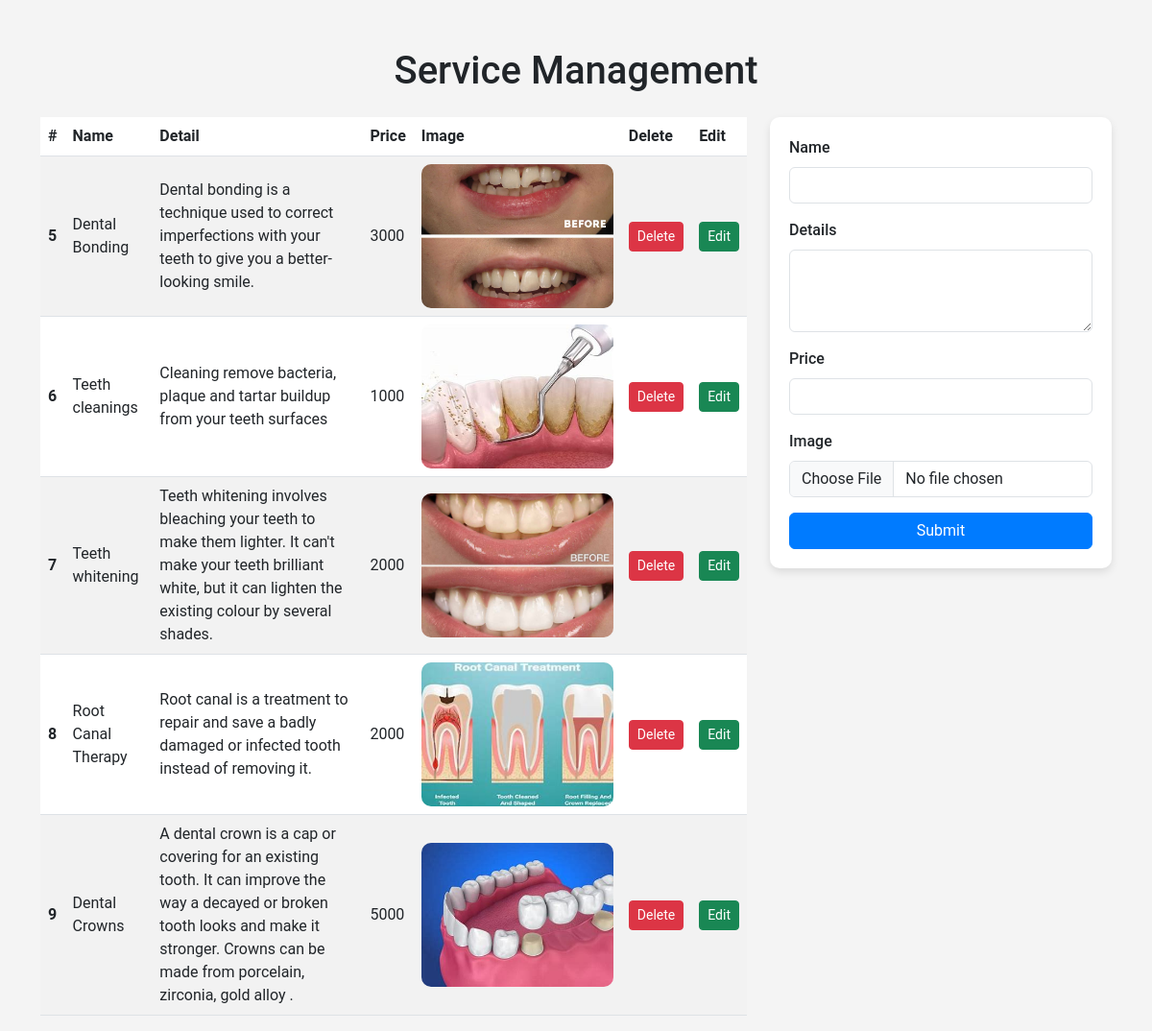
The app's page /staff/aserv/ with its own data.
### services/models.py (models this page shows)
class service(models.Model):
    name= models.CharField( max_length=50)
    detail= models.TextField()
    price=models.CharField(max_length=50)
    piccture= models.FileField(upload_to='service/',null=True ,blank=True)

### staff/views.py (the view, shortened to what this page needs)
# urls.py: path('aserv/',aserv,name='aserv'),
def aserv(request):
    p = service.objects.all()
    return render(request, 'staff/aserv.html', {'serv': p})

### templates/staff/aserv.html (shortened to what this page needs)
<!DOCTYPE html>
<html lang="en">
<head>
    <link href="https://cdn.jsdelivr.net/npm/bootstrap@5.3.0/dist/css/bootstrap.min.css" rel="stylesheet">
</head>
<body>
    <div class="container">
        <h1 class="text-center mb-4">Service Management</h1>
        <div class="row">
            <div class="col-md-8">
                <div class="table-responsive">
                    <table class="table table-striped">
                        <thead>
                            <tr>
                                <th scope="col">#</th>
                                <th scope="col">Name</th>
                                <th scope="col">Detail</th>
                                <th scope="col">Price</th>
                                <th scope="col">Image</th>
                                <th scope="col">Delete</th>
                                <th scope="col">Edit</th>
                            </tr>
                        </thead>
                        <tbody>
                            {% for i in serv %}
                            <tr>
                                <th scope="row">{{i.id}}</th>
                                <td>{{i.name}}</td>
                                <td>{{i.detail}}</td>
                                <td>{{i.price}}</td>
                                <td>
                                    <img src="{{ i.piccture.url }}" width="200" height="150" alt="Image">
                                </td>
                                <td>
                                    <a href="/staff/dels/{{i.id}}" class="btn btn-danger btn-sm">Delete</a>
                                </td>
                                <td>
                                    <a href="/staff/update/{{i.id}}" class="btn btn-success btn-sm">Edit</a>
                                </td>
                            </tr>
                            {% endfor %}
                        </tbody>
                    </table>
                </div>
            </div>
            <div class="col-md-4">
                <div class="form-container">
                    <form method="post" enctype="multipart/form-data">
                        <div class="mb-3">
                            <label for="name" class="form-label">Name</label>
                            <input type="text" class="form-control" id="name" name="name">
                        </div>
                        <div class="mb-3">
                            <label for="details" class="form-label">Details</label>
                            <textarea class="form-control" id="details" rows="3" name="detail"></textarea>
                        </div>
                        <div class="mb-3">
                            <label for="price" class="form-label">Price</label>
                            <input type="text" class="form-control" id="price" name="price">
                        </div>
                        <div class="mb-3">
                            <label for="image" class="form-label">Image</label>
                            <input type="file" class="form-control" id="image" name="piccture">
                        </div>
                        <button type="submit" class="btn btn-primary w-100">Submit</button>
                    </form>
                </div>
            </div>
        </div>
    </div>
</body>
</html>

### templates/staff/aserv.html (style rules this page uses)
body { font-family: 'Roboto', sans-serif; background-color: #f4f4f4; }
.container { margin-top: 50px; }
.form-label { font-weight: 500; }
.table th, .table td { vertical-align: middle; }
.form-container { background: #fff; padding: 20px; box-shadow: 0 4px 8px rgba(0, 0, 0, 0.1); border-radius: 10px; }
.btn-primary { background-color: #007BFF; border-color: #007BFF; }
.table img { object-fit: cover; border-radius: 10px; }

### records on screen
service: id "5", name "Dental Bonding", detail "Dental bonding is a technique used to correct imperfections with your teeth to give you a better-looking smile.", price "3000", piccture (picture)
service: id "6", name "Teeth cleanings", detail "Cleaning remove bacteria, plaque and tartar buildup from your teeth surfaces", price "1000", piccture (picture)
service: id "7", name "Teeth whitening", detail "Teeth whitening involves bleaching your teeth to make them lighter. It can't make your teeth brilliant white, but it can lighten the existing colour by several shades.", price "2000", piccture (picture)
service: id "8", name "Root Canal Therapy", detail "Root canal is a treatment to repair and save a badly damaged or infected tooth instead of removing it.", price "2000", piccture (picture)
service: id "9", name "Dental Crowns", detail "A dental crown is a cap or covering for an existing tooth. It can improve the way a decayed or broken tooth looks and make it stronger. Crowns can be made from porcelain, zirconia, gold alloy .", price "5000", piccture (picture)
